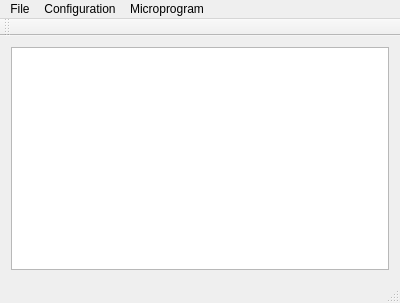
<?xml version="1.0" encoding="UTF-8"?>
<ui version="4.0">
 <class>MainWindow</class>
 <widget class="QMainWindow" name="MainWindow">
  <property name="geometry">
   <rect>
    <x>0</x>
    <y>0</y>
    <width>400</width>
    <height>303</height>
   </rect>
  </property>
  <property name="windowTitle">
   <string>MainWindow</string>
  </property>
  <widget class="QWidget" name="centralWidget">
   <layout class="QVBoxLayout" name="verticalLayout">
    <item>
     <widget class="QTableView" name="tableView">
      <property name="sizePolicy">
       <sizepolicy hsizetype="Ignored" vsizetype="Ignored">
        <horstretch>1</horstretch>
        <verstretch>1</verstretch>
       </sizepolicy>
      </property>
      <property name="contextMenuPolicy">
       <enum>Qt::CustomContextMenu</enum>
      </property>
      <property name="acceptDrops">
       <bool>true</bool>
      </property>
      <property name="editTriggers">
       <set>QAbstractItemView::AnyKeyPressed|QAbstractItemView::DoubleClicked|QAbstractItemView::EditKeyPressed</set>
      </property>
      <property name="dragEnabled">
       <bool>true</bool>
      </property>
      <property name="dragDropOverwriteMode">
       <bool>false</bool>
      </property>
      <property name="dragDropMode">
       <enum>QAbstractItemView::InternalMove</enum>
      </property>
      <property name="defaultDropAction">
       <enum>Qt::TargetMoveAction</enum>
      </property>
      <property name="alternatingRowColors">
       <bool>true</bool>
      </property>
      <property name="selectionMode">
       <enum>QAbstractItemView::ExtendedSelection</enum>
      </property>
      <property name="selectionBehavior">
       <enum>QAbstractItemView::SelectItems</enum>
      </property>
      <property name="textElideMode">
       <enum>Qt::ElideNone</enum>
      </property>
      <property name="gridStyle">
       <enum>Qt::SolidLine</enum>
      </property>
      <property name="sortingEnabled">
       <bool>false</bool>
      </property>
      <property name="wordWrap">
       <bool>false</bool>
      </property>
      <attribute name="verticalHeaderVisible">
       <bool>true</bool>
      </attribute>
     </widget>
    </item>
   </layout>
  </widget>
  <widget class="QMenuBar" name="menuBar">
   <property name="geometry">
    <rect>
     <x>0</x>
     <y>0</y>
     <width>400</width>
     <height>26</height>
    </rect>
   </property>
   <widget class="QMenu" name="menuFile">
    <property name="title">
     <string>File</string>
    </property>
    <addaction name="actionNew_Microcode"/>
    <addaction name="actionLoad_Microcode"/>
    <addaction name="actionSave_MicroCode"/>
    <addaction name="separator"/>
    <addaction name="actionNew_Configuration"/>
    <addaction name="actionLoad_Configuration"/>
    <addaction name="actionSave_Configuration"/>
    <addaction name="separator"/>
    <addaction name="actionExit"/>
   </widget>
   <widget class="QMenu" name="menuConfiguration">
    <property name="title">
     <string>Configuration</string>
    </property>
    <addaction name="actionEdit_Configuration"/>
   </widget>
   <widget class="QMenu" name="menuMicroprogram">
    <property name="title">
     <string>Microprogram</string>
    </property>
    <addaction name="actionAdd_Instruction"/>
    <addaction name="separator"/>
    <addaction name="actionGenerate"/>
   </widget>
   <addaction name="menuFile"/>
   <addaction name="menuConfiguration"/>
   <addaction name="menuMicroprogram"/>
  </widget>
  <widget class="QToolBar" name="mainToolBar">
   <attribute name="toolBarArea">
    <enum>TopToolBarArea</enum>
   </attribute>
   <attribute name="toolBarBreak">
    <bool>false</bool>
   </attribute>
  </widget>
  <widget class="QStatusBar" name="statusBar"/>
  <action name="actionLoad_Microcode">
   <property name="text">
    <string>Load Microcode...</string>
   </property>
  </action>
  <action name="actionSave_MicroCode">
   <property name="enabled">
    <bool>false</bool>
   </property>
   <property name="text">
    <string>Save MicroCode...</string>
   </property>
  </action>
  <action name="actionLoad_Configuration">
   <property name="text">
    <string>Load Configuration...</string>
   </property>
  </action>
  <action name="actionSave_Configuration">
   <property name="enabled">
    <bool>false</bool>
   </property>
   <property name="text">
    <string>Save Configuration...</string>
   </property>
  </action>
  <action name="actionEdit_Configuration">
   <property name="enabled">
    <bool>true</bool>
   </property>
   <property name="text">
    <string>Edit Configuration...</string>
   </property>
  </action>
  <action name="actionNew_Microcode">
   <property name="enabled">
    <bool>false</bool>
   </property>
   <property name="text">
    <string>New Microcode</string>
   </property>
  </action>
  <action name="actionNew_Configuration">
   <property name="text">
    <string>New Configuration</string>
   </property>
  </action>
  <action name="actionAdd_Instruction">
   <property name="enabled">
    <bool>true</bool>
   </property>
   <property name="text">
    <string>Add Instruction...</string>
   </property>
  </action>
  <action name="actionExit">
   <property name="text">
    <string>Exit</string>
   </property>
  </action>
  <action name="actionGenerate">
   <property name="text">
    <string>Generate...</string>
   </property>
  </action>
  <action name="actionBinary">
   <property name="text">
    <string>Binary</string>
   </property>
   <property name="toolTip">
    <string>Binary</string>
   </property>
  </action>
  <action name="actionHexadecimal">
   <property name="text">
    <string>Hexadecimal</string>
   </property>
   <property name="toolTip">
    <string>Hexadecimal</string>
   </property>
  </action>
  <action name="actionDecimal">
   <property name="text">
    <string>Decimal</string>
   </property>
   <property name="toolTip">
    <string>Decimal</string>
   </property>
  </action>
  <action name="actionAdd_Instruction_Context">
   <property name="text">
    <string>Add Instruction</string>
   </property>
  </action>
  <action name="actionDelete_Instruction_Context">
   <property name="text">
    <string>Delete Instruction</string>
   </property>
  </action>
 </widget>
 <layoutdefault spacing="6" margin="11"/>
 <resources/>
 <connections/>
 <slots>
  <slot>AddInstruction()</slot>
  <slot>EditConfiguration()</slot>
 </slots>
</ui>
